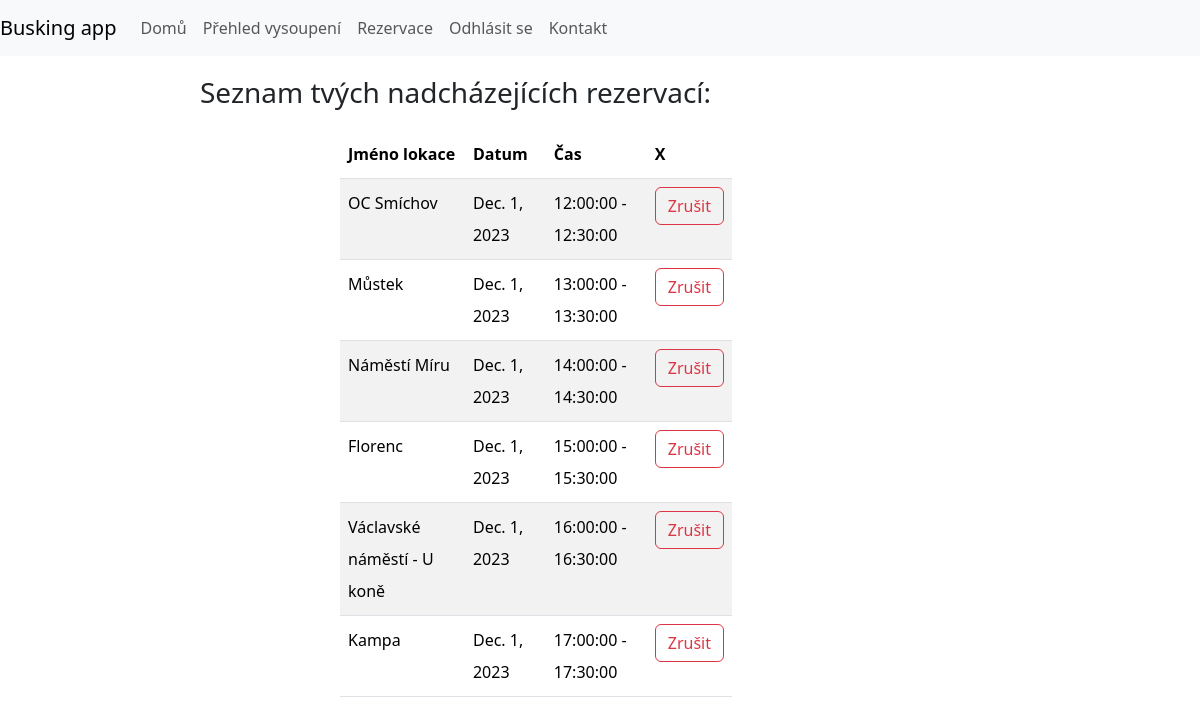
Screenshot of /my-shows/ (signed in) with the database file from the repository.
### show/models.py (models this page shows, shortened)
class Show(models.Model):
    artist = models.ForeignKey(User, on_delete=models.CASCADE, null=True)
    spot = models.ForeignKey(Spot, on_delete=models.CASCADE)
    date = models.DateField(null=True)
    time = models.ForeignKey('TimeSlot', on_delete=models.CASCADE)

class Spot(models.Model):
    lan = models.FloatField()
    lon = models.FloatField()
    name = models.CharField(max_length=125, null=False, default='')
    description = models.TextField(null=True)
    allowedSlots = models.CharField(max_length=300, null=False, default='')
    created_by = models.ForeignKey(User, on_delete=models.SET_NULL, null=True)
    shows_future = models.ManyToManyField('Show', related_name='show_f')
    shows_past = models.ManyToManyField('Show', related_name='show_p')

class TimeSlot(models.Model):
    start = models.TimeField()
    end = models.TimeField()
    def __str__(self):
        return str(self.start) + ' - ' + str(self.end)

### show/views.py (the view, shortened to what this page needs)
# urls.py: path("my-shows/", showView, name="show-list"),
def showView(request):
    if not request.user.is_authenticated:
        messages.error(request, "You have to be logged in to manage your shows")
    s = Show.objects.filter(artist=request.user)
    context = {
        'shows':s
    }
    return render(request, 'my_shows.html', context)

### templates/my_shows.html (shortened to what this page needs)
{% include '_base.html' %}
{% load static %}
{% block content %}
    <div class="container">
        <h3>Seznam tvých nadcházejících rezervací:</h3>
        <div id="timetable">
            <form method="post" action=""><table class="table table-striped table-hover" id="timetable">
                <thead>
                        <th>Jméno lokace</th>
                        <th>Datum</th>
                        <th>Čas</th>
                        <th>X</th>
                </thead>
                <tbody>
                    {% for show in shows %}<tr>
                        <td>{{show.spot.name}}</td>
                        <td>{{show.date}}</td>
                        <td>{{show.time}}</td>
                        <td><button class="btn btn-outline-danger delbooking" id="del{{show.id}}" value="{{show.id}}" name="del">Zrušit</button></td>
                    </tr>{% endfor %}
                </tbody>
            </table></form>
        </div>
    </div>
{% endblock %}

### static/css/style.css (style rules this page uses)
.container { width: 70%; padding: 20px; line-height: 200% }
#timetable { margin: auto; width: 70%; }
#timetable table { margin: 20px; grid-template-columns: 100px 1fr 1fr; align-self: center; }

### rows the page displays
Show: spot.name "OC Smíchov", date "Dec. 1, 2023", time "12:00:00 - 12:30:00", {{ show.id }} 397 (drawn)
Show: spot.name "Můstek", date "Dec. 1, 2023", time "13:00:00 - 13:30:00", {{ show.id }} 421 (drawn)
Show: spot.name "Náměstí Míru", date "Dec. 1, 2023", time "14:00:00 - 14:30:00", {{ show.id }} 462 (drawn)
Show: spot.name "Florenc", date "Dec. 1, 2023", time "15:00:00 - 15:30:00", {{ show.id }} 489 (drawn)
Show: spot.name "Václavské náměstí - U koně", date "Dec. 1, 2023", time "16:00:00 - 16:30:00", {{ show.id }} 507 (drawn)
Show: spot.name "Kampa", date "Dec. 1, 2023", time "17:00:00 - 17:30:00", {{ show.id }} 538 (drawn)
